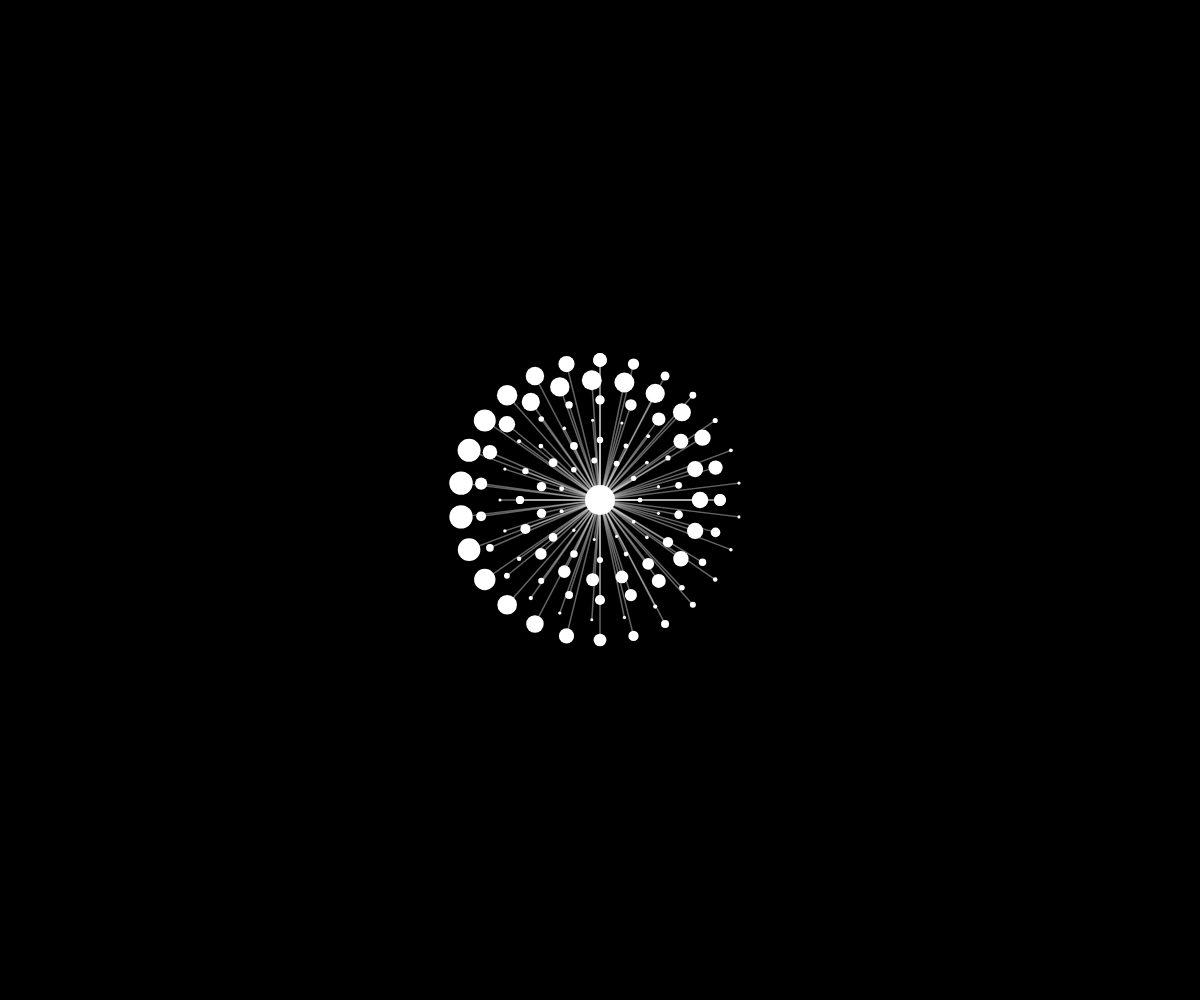
Frame 1 (no input)
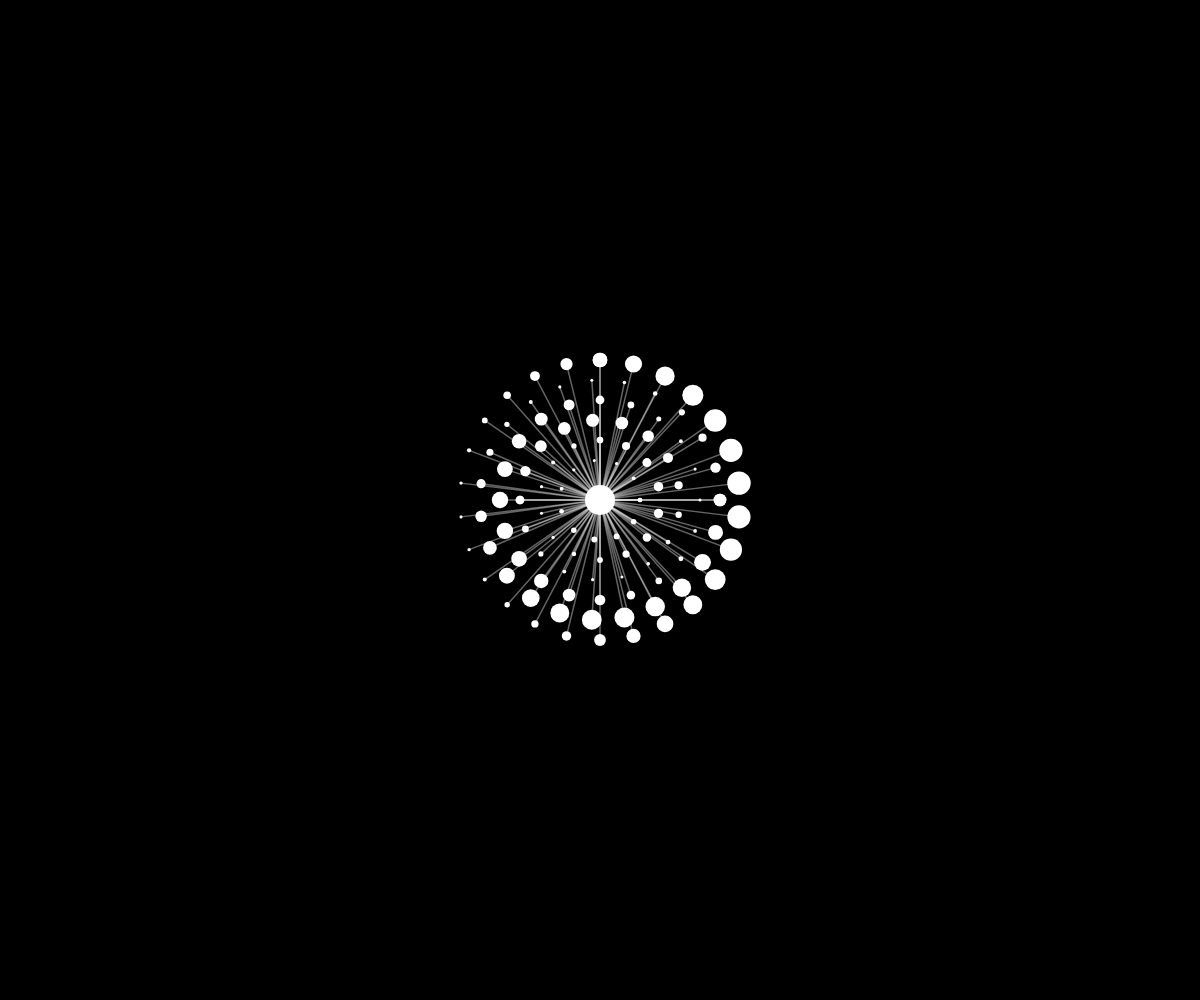
Frame 60 (no input)
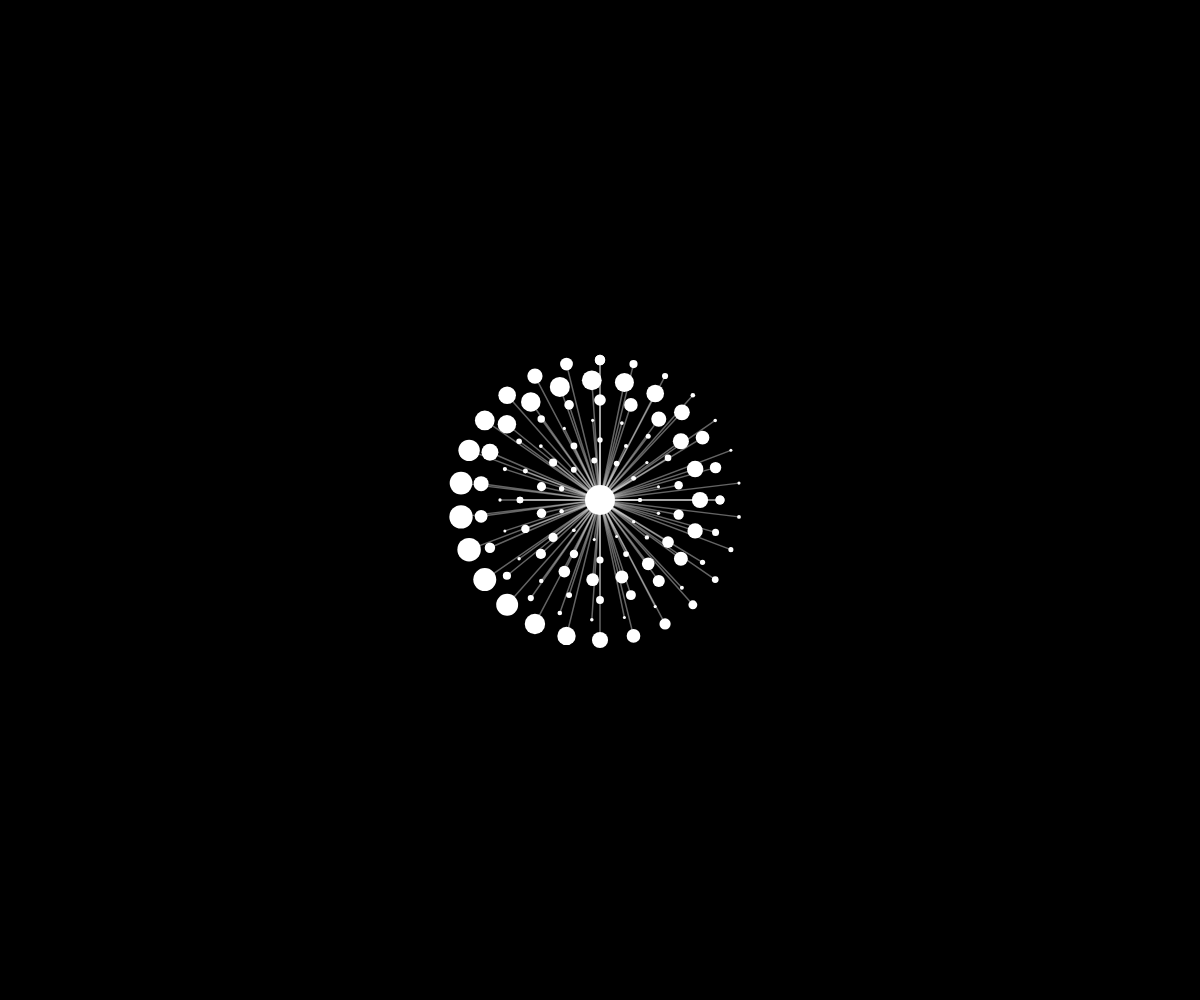
Frame 120 (the mouse pressed at the canvas centre since frame 60)

The p5.js sketch that drew these frames (run headless with seeded random() and noise() and a simulated clock; from frame 60 on, the mouse is pressed at the canvas centre):

// p5.js sketch
// ── sketch.js
function setup() {
  createCanvas(windowWidth, windowHeight);
}

function draw() {
  background(0);

  translate(width / 2, height / 2);
  for (let r = 0; r < 6; r++) {
    for (let i = 0; i < 2 * PI; i += (2 * PI) / (11 + r * 3)) {
      let x1 = sin((PI / 2) * (r + 1) + i) * (40 + r * 20);
      let y1 = cos((PI / 2) * (r + 1) + i) * (40 + r * 20);
      fill(255);
      stroke(255, 100);
      strokeWeight(1.5);
      line(x1, y1, 0, 0);
      noStroke();
      circle(x1, y1, map(sin(i + frameCount * 0.05), -1, 1, 3, 6 + r * 3.5));
    }
  }
  circle(0, 0, 30);
}
